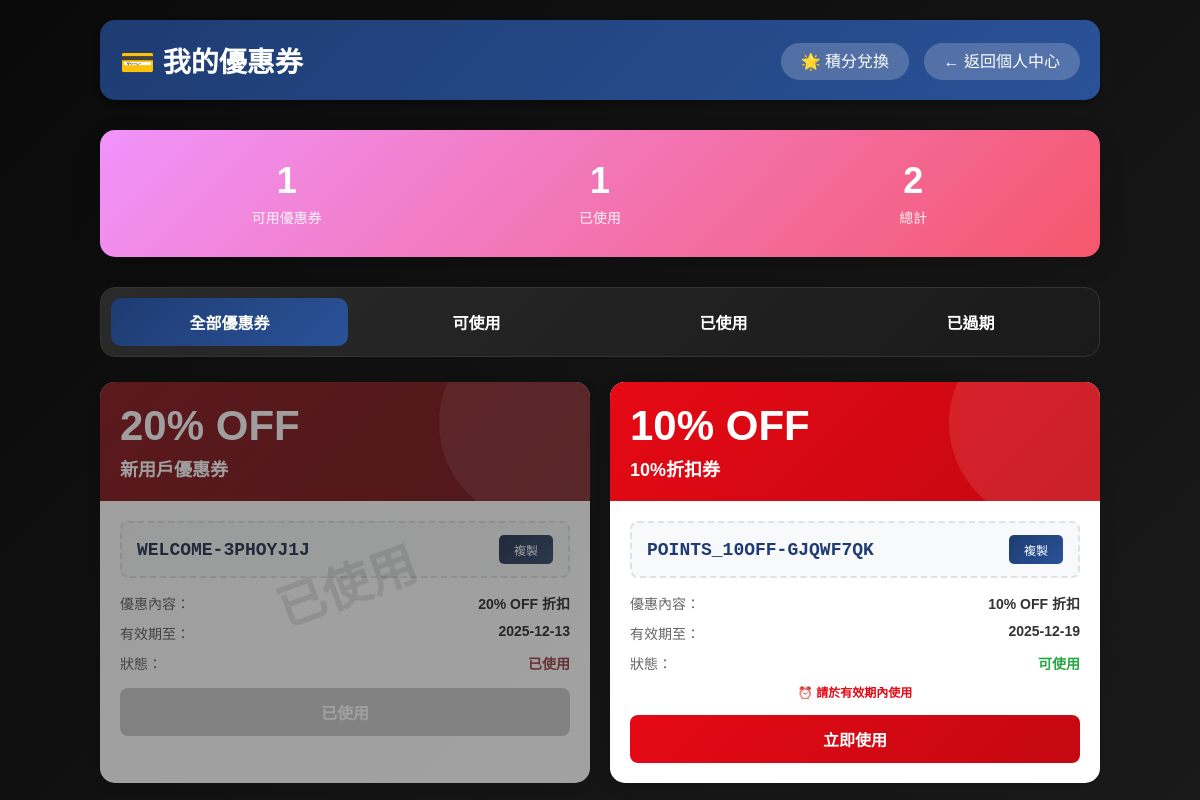
The app's page /my_coupons (signed in), older data.
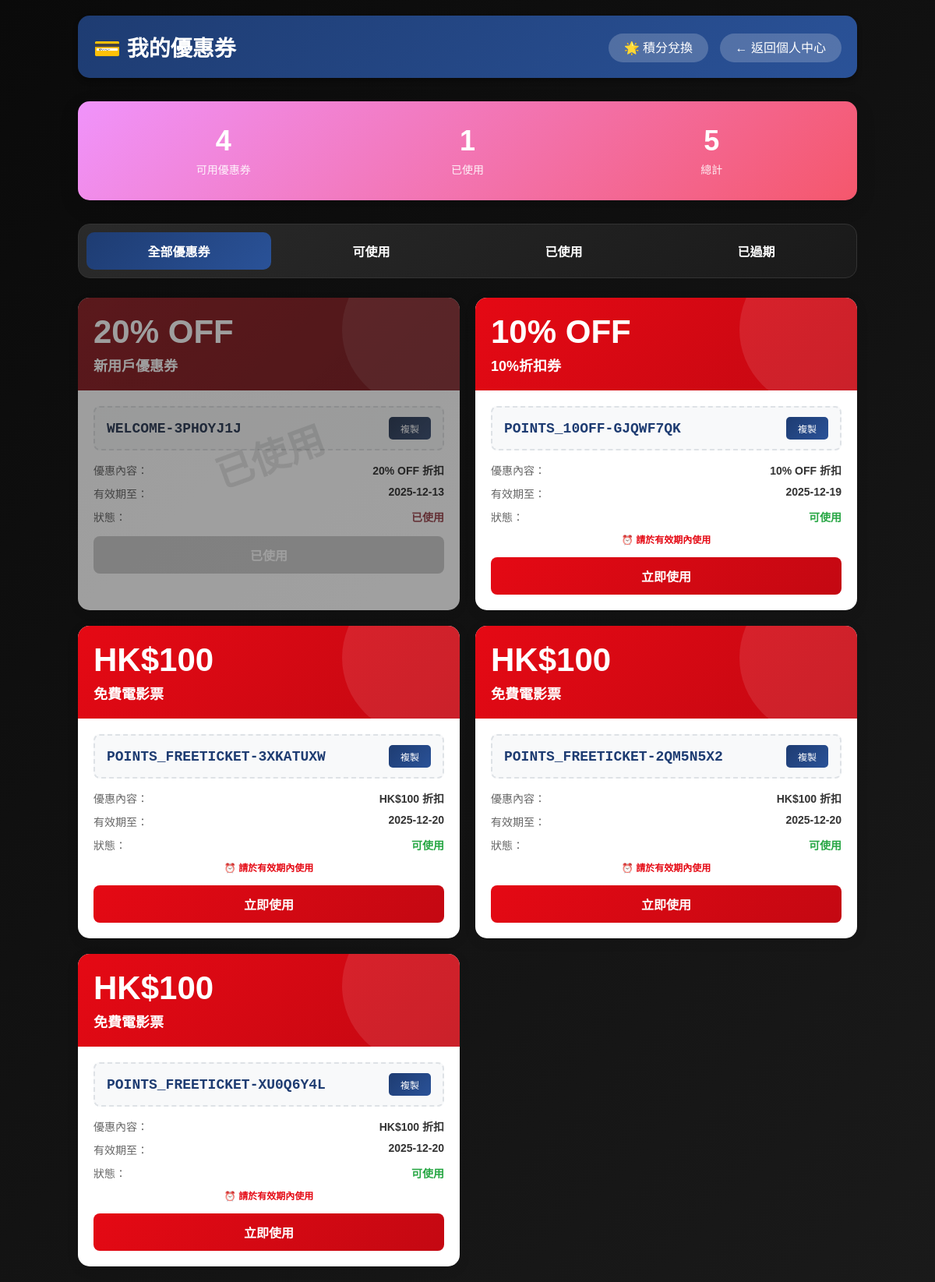
The same page, newer data.
### app/models.py (models this page shows, shortened)
class Coupon(db.Model):
    id = db.Column(db.Integer, primary_key=True)
    code = db.Column(db.String(64), unique=True, nullable=False, index=True)
    coupon_type = db.Column(db.String(32), nullable=False)  # WELCOME, BIRTHDAY, FIXED50, etc.
    user_id = db.Column(db.Integer, db.ForeignKey('user.id'), nullable=True)  # Null means public coupon
    expiry_date = db.Column(db.DateTime, nullable=False)
    is_used = db.Column(db.Boolean, default=False)
    used_date = db.Column(db.DateTime, nullable=True)
    used_by_user_id = db.Column(db.Integer, db.ForeignKey('user.id'), nullable=True)
    booking_id = db.Column(db.Integer, db.ForeignKey('ticket.id'), nullable=True)
    created_date = db.Column(db.DateTime, default=datetime.utcnow)
    owner = db.relationship('User', foreign_keys=[user_id], backref='owned_coupons')
    used_by = db.relationship('User', foreign_keys=[used_by_user_id], backref='used_coupons')
    booking = db.relationship('Ticket', backref='coupon_used', foreign_keys=[booking_id])
    @property
    def is_expired(self):
        return datetime.utcnow() > self.expiry_date
    @property
    def is_valid(self):
        return not self.is_used and not self.is_expired

### app/routes.py (the view)
@app.route('/my_coupons')
@login_required
def my_coupons():
    user_coupons = get_user_coupons(current_user.id, include_used=True)
    coupons = []
    for coupon in user_coupons:
        coupon_info = get_coupon_info(coupon)
        template = COUPON_TYPES.get(coupon.coupon_type, {})
        if template.get('discount_type') == 'percentage':
            discount_display = f"{template.get('discount_value')}% OFF"
        else:
            discount_display = f"HK${template.get('discount_value')}"
        coupons.append({
            'id': coupon.id,
            'name': coupon_info['name'],
            'discount': discount_display,
            'code': coupon.code,
            'expiry': coupon.expiry_date.strftime('%Y-%m-%d'),
            'status': 'used' if coupon.is_used else ('expired' if coupon.is_expired else 'available'),
            'description': coupon_info['description'],
            'icon': coupon_info['icon'],
            'days_remaining': coupon_info['days_remaining']
        })
    return render_template('my_coupons.html.j2', coupons=coupons)

### app/data/coupon_system.py (called while the page is built)
def get_user_coupons(user_id, include_used=False):
    from app.models import Coupon
    query = Coupon.query.filter_by(user_id=user_id)
    if not include_used:
        query = query.filter_by(is_used=False)
        query = query.filter(Coupon.expiry_date >= datetime.now())
    return query.order_by(Coupon.expiry_date.asc()).all()

def get_coupon_info(coupon):
    template = COUPON_TYPES.get(coupon.coupon_type, {})
    days_remaining = (coupon.expiry_date - datetime.now()).days
    return {
        'id': coupon.id,
        'code': coupon.code,
        'type': coupon.coupon_type,
        'name': template.get('name', '優惠券'),
        'description': template.get('description', ''),
        'icon': template.get('icon', '🎫'),
        'expiry_date': coupon.expiry_date,
        'is_valid': coupon.is_valid,
        'is_used': coupon.is_used,
        'min_purchase': template.get('min_purchase', 0),
        'days_remaining': days_remaining
    }

### app/models.py (called while the page is built)
@login.user_loader
def load_user(id):
    return User.query.get(int(id))

### app/templates/my_coupons.html.j2 (shortened to what this page needs)
<!DOCTYPE html>
<html lang="zh-HK">
<head>
</head>
<body>
    <div class="container">
        <div class="header">
            <h1>💳 我的優惠券</h1>
            <div>
                <a href="{{ url_for('exchange_points') }}" class="back-btn" style="margin-right: 10px;">🌟 積分兌換</a>
                <a href="{{ url_for('profile') }}" class="back-btn">← 返回個人中心</a>
            </div>
        </div>
        <div class="stats-banner">
            <div class="stat-item">
                <div class="stat-number">{{ coupons|selectattr('status', 'equalto', 'available')|list|length }}</div>
                <div class="stat-label">可用優惠券</div>
            </div>
            <div class="stat-item">
                <div class="stat-number">{{ coupons|selectattr('status', 'equalto', 'used')|list|length }}</div>
                <div class="stat-label">已使用</div>
            </div>
            <div class="stat-item">
                <div class="stat-number">{{ coupons|length }}</div>
                <div class="stat-label">總計</div>
            </div>
        </div>
        <div class="tabs">
            <button class="tab-btn active">全部優惠券</button>
            <button class="tab-btn">可使用</button>
            <button class="tab-btn">已使用</button>
            <button class="tab-btn">已過期</button>
        </div>
        {% if coupons and coupons|length > 0 %}
        <div class="coupons-grid">
            {% for coupon in coupons %}
            <div class="coupon-card {% if coupon.status == 'used' %}used{% endif %}">
                {% if coupon.status == 'used' %}
                <div class="used-badge">已使用</div>
                {% endif %}
                <div class="coupon-header">
                    <div class="coupon-discount">{{ coupon.discount }}</div>
                    <div class="coupon-name">{{ coupon.name }}</div>
                </div>
                <div class="coupon-body">
                    <div class="coupon-code">
                        <span class="code-text">{{ coupon.code }}</span>
                        <button class="copy-btn" onclick="copyCode('{{ coupon.code }}')">複製</button>
                    </div>
                    <div class="coupon-details">
                        <div class="detail-row">
                            <span class="detail-label">優惠內容：</span>
                            <span class="detail-value">{{ coupon.discount }} 折扣</span>
                        </div>
                        <div class="detail-row">
                            <span class="detail-label">有效期至：</span>
                            <span class="detail-value">{{ coupon.expiry }}</span>
                        </div>
                        <div class="detail-row">
                            <span class="detail-label">狀態：</span>
                            <span class="detail-value" style="color: {% if coupon.status == 'available' %}#28a745{% else %}#dc3545{% endif %}">
                                {% if coupon.status == 'available' %}可使用{% else %}已使用{% endif %}
                            </span>
                        </div>
                    </div>
                    {% if coupon.status == 'available' %}
                    <div class="expiry-warning">⏰ 請於有效期內使用</div>
                    <button class="use-btn" onclick="window.location.href='{{ url_for('cinema_index') }}'">
                        立即使用
                    </button>
                    {% else %}
                    <button class="use-btn" disabled>已使用</button>
                    {% endif %}
                </div>
            </div>
            {% endfor %}
        </div>
        {% else %}
        <div class="empty-state">
            <div class="empty-icon">💳</div>
            <div class="empty-text">暫無優惠券</div>
        </div>
        {% endif %}
    </div>
</body>
</html>

### app/templates/my_coupons.html.j2 (style rules this page uses)
* { margin: 0; padding: 0; box-sizing: border-box; }
body { font-family: 'Microsoft JhengHei', 'PingFang TC', sans-serif; background: linear-gradient(135deg, #0a0a0a 0%, #1a1a1a 100%); min-height: 100vh; padding: 20px; color: #fff; }
.container { max-width: 1000px; margin: 0 auto; }
.header { display: flex; justify-content: space-between; align-items: center; padding: 20px; background: linear-gradient(135deg, #1e3c72 0%, #2a5298 100%); border-radius: 15px; margin-bottom: 30px; box-shadow: 0 4px 6px rgba(0,0,0,0.3); }
.header h1 { color: #fff; font-size: 28px; display: flex; align-items: center; gap: 10px; }
.back-btn { background: rgba(255, 255, 255, 0.2); color: #fff; border: none; padding: 10px 20px; border-radius: 25px; cursor: pointer; text-decoration: none; transition: all 0.3s; font-size: 16px; }
.stats-banner { background: linear-gradient(135deg, #f093fb 0%, #f5576c 100%); padding: 30px; border-radius: 15px; margin-bottom: 30px; color: #fff; display: flex; justify-content: space-around; text-align: center; box-shadow: 0 8px 25px rgba(0, 0, 0, 0.15); }
.stat-item { flex: 1; }
.stat-number { font-size: 36px; font-weight: bold; margin-bottom: 5px; }
.stat-label { font-size: 14px; opacity: 0.9; }
.tabs { display: flex; gap: 10px; margin-bottom: 25px; background: linear-gradient(135deg, #2a2a2a, #1a1a1a); padding: 10px; border-radius: 15px; border: 1px solid #333; }
.tab-btn { flex: 1; padding: 12px 20px; border: none; background: transparent; color: #fff; border-radius: 10px; cursor: pointer; font-size: 16px; font-weight: bold; transition: all 0.3s; }
.tab-btn.active { background: linear-gradient(135deg, #1e3c72 0%, #2a5298 100%); color: #fff; }
.coupons-grid { display: grid; grid-template-columns: repeat(auto-fill, minmax(350px, 1fr)); gap: 20px; }
.coupon-card { background: #fff; border-radius: 15px; overflow: hidden; box-shadow: 0 4px 15px rgba(0, 0, 0, 0.1); transition: transform 0.3s, box-shadow 0.3s; position: relative; }
.coupon-card.used { opacity: 0.6; filter: grayscale(50%); }
.coupon-header { background: linear-gradient(135deg, #e50914 0%, #c40812 100%); padding: 20px; color: #fff; position: relative; overflow: hidden; }
.coupon-header::before { content: ''; position: absolute; top: -50%; right: -10%; width: 200px; height: 200px; background: rgba(255, 255, 255, 0.1); border-radius: 50%; }
.coupon-discount { font-size: 42px; font-weight: bold; margin-bottom: 5px; position: relative; z-index: 1; }
.coupon-name { font-size: 18px; font-weight: bold; position: relative; z-index: 1; }
.coupon-body { padding: 20px; }
.coupon-code { display: flex; justify-content: space-between; align-items: center; padding: 12px 15px; background: #f8f9fa; border-radius: 8px; margin-bottom: 15px; border: 2px dashed #dee2e6; }
.code-text { font-family: 'Courier New', monospace; font-size: 18px; font-weight: bold; color: #1e3c72; }
.copy-btn { padding: 6px 15px; background: linear-gradient(135deg, #1e3c72 0%, #2a5298 100%); color: #fff; border: none; border-radius: 5px; cursor: pointer; font-size: 12px; transition: all 0.3s; }
.coupon-details { display: flex; flex-direction: column; gap: 10px; }
.detail-row { display: flex; justify-content: space-between; font-size: 14px; }
.detail-label { color: #666; }
.detail-value { color: #333; font-weight: bold; }
.expiry-warning { color: #e50914; font-size: 12px; text-align: center; margin-top: 10px; font-weight: bold; }
.use-btn { width: 100%; padding: 12px; margin-top: 15px; background: linear-gradient(135deg, #e50914 0%, #c40812 100%); color: #fff; border: none; border-radius: 8px; cursor: pointer; font-size: 16px; font-weight: bold; transition: all 0.3s; }
.use-btn:disabled { background: #ccc; cursor: not-allowed; transform: none; }
.used-badge { position: absolute; top: 50%; left: 50%; transform: translate(-50%, -50%) rotate(-20deg); font-size: 48px; font-weight: bold; color: rgba(0, 0, 0, 0.1); text-transform: uppercase; pointer-events: none; z-index: 10; }

Row changes from the older to the newer data that the page shows:
added Coupon: discount "HK$100", name "免費電影票", code "POINTS_FREETICKET-3XKATUXW", expiry "2025-12-20", shows "可使用"
added Coupon: discount "HK$100", name "免費電影票", code "POINTS_FREETICKET-2QM5N5X2", expiry "2025-12-20", shows "可使用"
added Coupon: discount "HK$100", name "免費電影票", code "POINTS_FREETICKET-XU0Q6Y4L", expiry "2025-12-20", shows "可使用"
Text that changed along with them:
{{ coupons|selectattr('status', 'equalto', 'available')|list|length }}: "1" → "4"
{{ coupons|length }}: "2" → "5"
